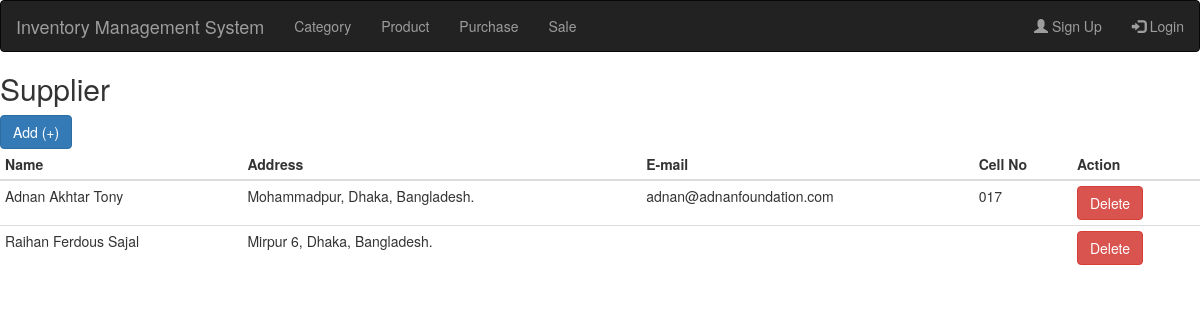
The app's page /user/supplier, older data.
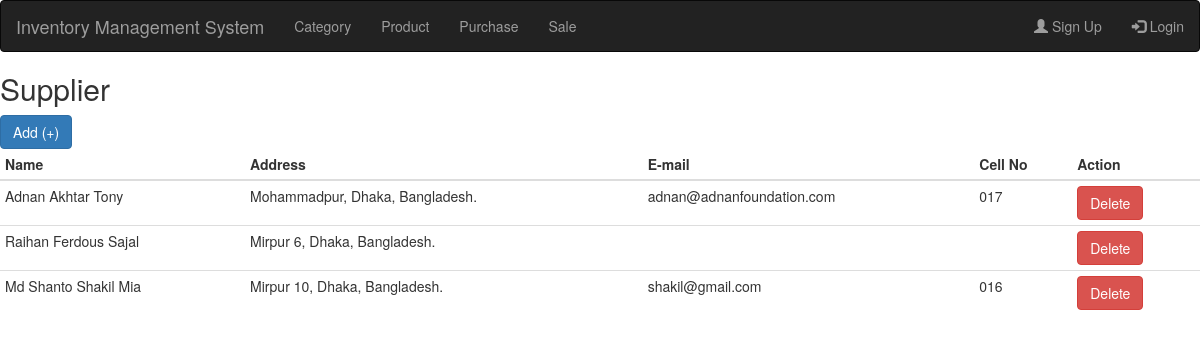
The same page, newer data.
### ims_user/models.py (models this page shows, shortened)
class Supplier(models.Model):
    name = models.CharField(max_length=200, blank=False, null=False)
    address = models.TextField(blank=True, null=True)
    email = models.EmailField(blank=True, null=True)
    cell = models.CharField(max_length=500, null=True, blank=True)
    is_deleted = models.BooleanField(default=False)
    added_date_time = models.DateTimeField(auto_now_add=True)

### ims_user/views.py (the view)
# urls.py: path('supplier', views.supplier_list, name='supplier_list'),
def supplier_list(request):
    suppliers = Supplier.objects.all()
    context = {
        'suppliers': suppliers,
    }
    return render(request, 'supplier_list.html', context)

### templates/supplier_list.html
{% load static %}
{% include 'base.html' %}
{% block body %}
<h2>Supplier</h2>
<a class="btn btn-primary" href="{% url 'supplier_add' %}">Add (+)</a>
<table class="table table-condensed">
    <thead>
        <tr>
            <th>Name</th>
            <th>Address</th>
            <th>E-mail</th>
            <th>Cell No</th>
            <th>Action</th>
        </tr>
    </thead>
    <tbody>
        {% for supplier in suppliers %}
        <tr>
            <td>{{ supplier.name }}</td>
            <td>{{ supplier.address }}</td>
            <td>{{ supplier.email }}</td>
            <td>{{ supplier.cell }}</td>
            <td><button type="button" class="btn btn-danger">Delete</button></td>
        </tr>
        {% endfor %}
    </tbody>
</table>
{% endblock %}

Row changes from the older to the newer data that the page shows:
added Supplier: name "Md Shanto Shakil Mia", address "Mirpur 10, Dhaka, Bangladesh.", email "shakil@gmail.com", cell "016"
